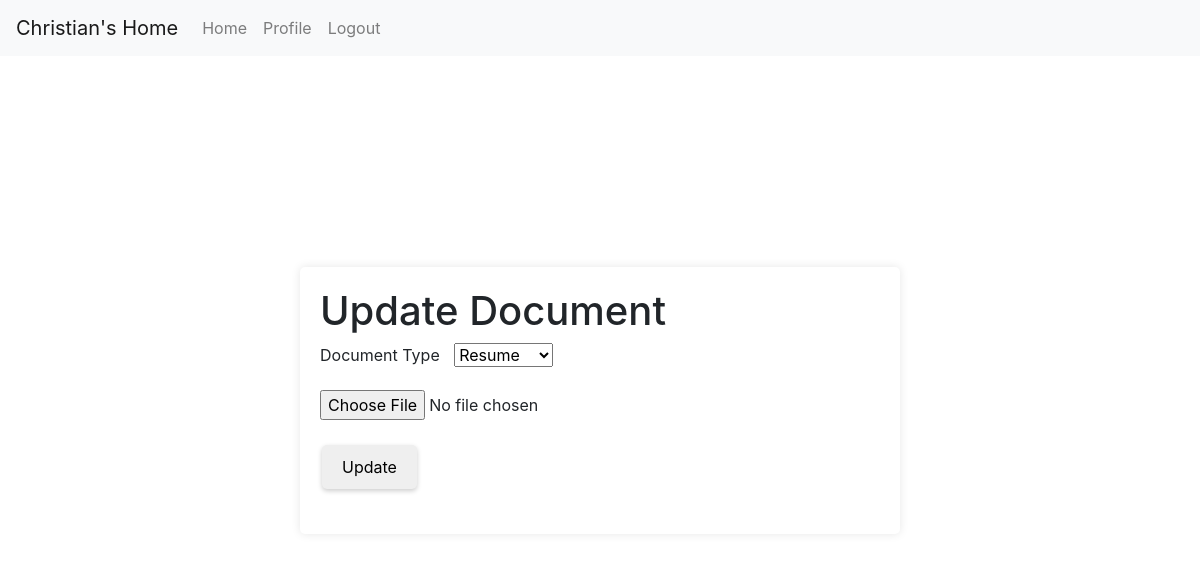
/doc/update_document/2 (signed in), run on an earlier commit of the app's database.
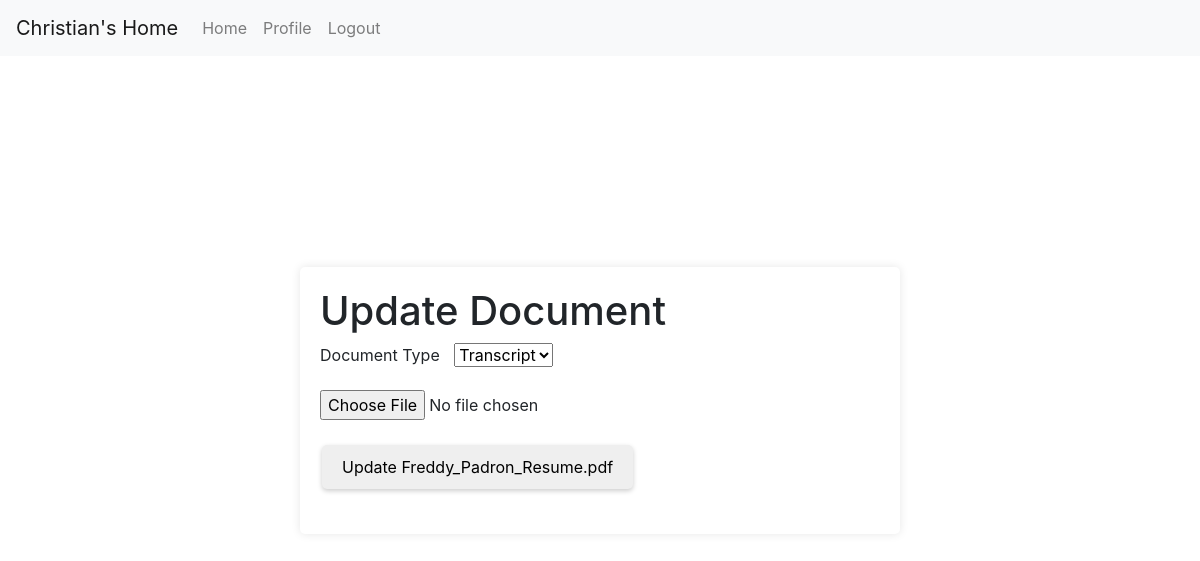
And on a later commit of the database.
### tables this page shows
CREATE TABLE Documents (
                Doc_Num INTEGER PRIMARY KEY AUTOINCREMENT,
                App_Num INTEGER,
                Link VARCHAR(256),
                Doc_Type VARCHAR(50),
                Name TEXT,
                FOREIGN KEY(App_Num) REFERENCES Applications(App_Num)
                );

### routes/document.py (the view)
@document_bp.route('/update_document/<int:doc_num>', methods=['GET', 'POST'])
def update_document(doc_num):
    conn = get_db_connection()
    document = get_document_by_id(conn, doc_num)
    conn.close()
    return render_template('student/update_document.html', document=document)

### app.py (called while the page is built)
@login_manager.user_loader
def load_user(UIN):
    return User(UIN)

### db.py (called while the page is built)
def get_db_connection():
    conn = sqlite3.connect('database.db')
    conn.row_factory = sqlite3.Row
    return conn

### util/Documents.py (called while the page is built)
def get_document_by_id(conn, id):
    return conn.execute('SELECT * FROM View_DocumentsApplicationPrograms WHERE Doc_Num = ?', (id,)).fetchone()

### templates/student/update_document.html (shortened to what this page needs)
<!DOCTYPE html>
<html lang="en">
<head>
  <link rel="stylesheet" href="https://stackpath.bootstrapcdn.com/bootstrap/4.3.1/css/bootstrap.min.css">
  <link rel="stylesheet" href="../static/general.css">
</head>
<body>
    <nav class="navbar navbar-expand-lg navbar-light bg-light fixed-top">
      <a class="navbar-brand" href="#">{{ current_user.first_name }}'s Home</a>
      <div class="collapse navbar-collapse" id="navbarNav">
          <ul class="navbar-nav">
              <li class="nav-item">
                  <a class="nav-link" href="/home">Home</a>
              </li>
              <li class="nav-item">
                  <a class="nav-link" href="/profile">Profile</a>
              </li>
              <li class="nav-item">
                  <a class="nav-link" href="/logout">Logout</a>
              </li>
          </ul>
      </div>
  </nav>
  <form id="updateDocumentForm" action="/doc/update_file/{{document.doc_num}}" method="post" enctype="multipart/form-data">
    <h1>Update Document</h1>
    <div class="form-group">
      <label for="document-type">Document Type</label>
      <select id="document-type" name="document_type">
        <option value="Resume" {% if document.Doc_Type == "Resume" %} selected {% endif %}>Resume</option>
        <option value="Transcript" {% if document.Doc_Type == "Transcript" %} selected {% endif %}>Transcript</option>
      </select>
    </div>
    <div class="form-group">
      <input type="file" id="document" name="document" required>
    </div>
    <div class="form-group">
      <button type="submit">Update {{document.name}}</button>
    </div>
  </form>
</body>
</html>

What changed in the data, as far as the page shows it:
added Documents: document_type "Transcript", name "Freddy_Padron_Resume.pdf"
Also different on the page:
form field document_type: "Resume" → (not shown)
